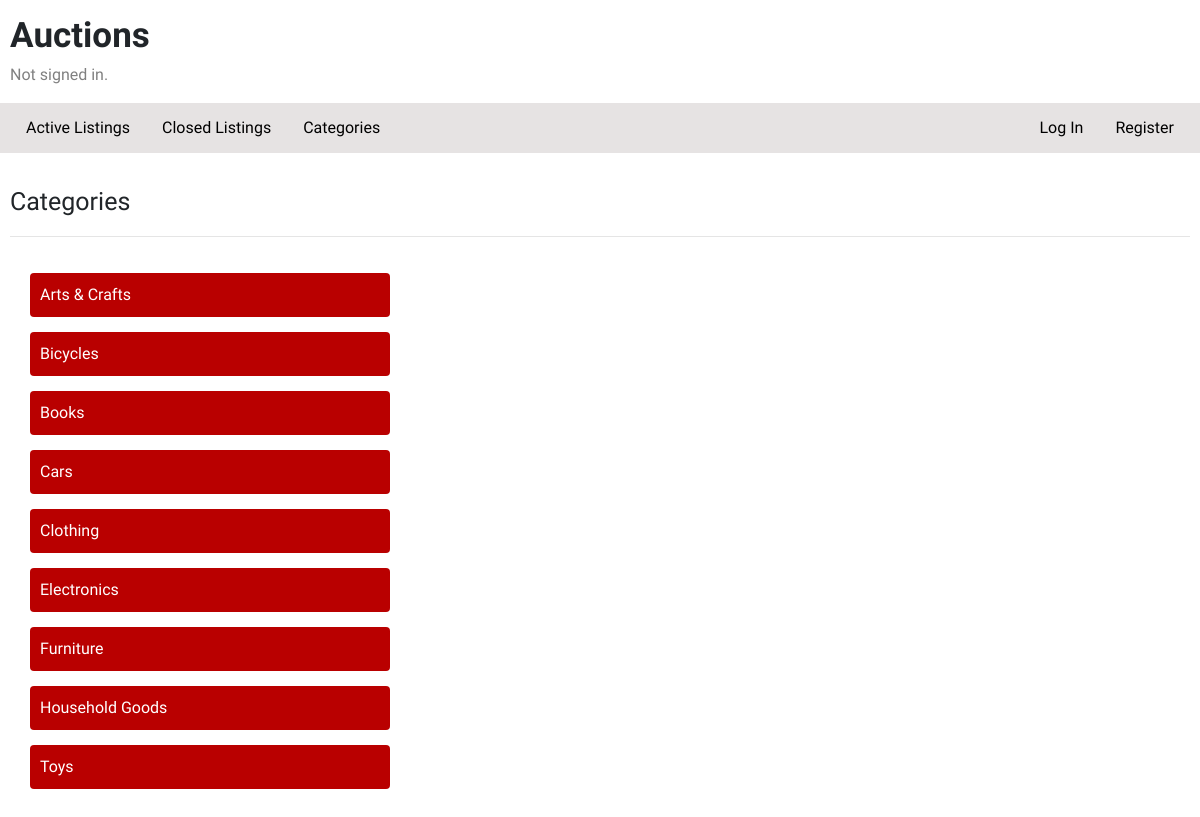
The page /categories on the database its author committed.
### auctions/models.py (models this page shows, shortened)
class Category(models.Model):
    name = models.CharField(max_length=50)
    class Meta:
        ordering = ('name',)
        verbose_name_plural = 'Categories'

### auctions/views.py (the view)
# urls.py: path("categories", views.categories, name="categories"),
def categories(request):
    categories = Category.objects.all()
    return render(request, "auctions/categories.html", {
        "categories": categories
    })

### auctions/templates/auctions/categories.html (shortened to what this page needs)
{% extends "auctions/layout.html" %}
{% block body %}
    <p class="subtitle-ph">Categories</p>
    <hr>
    <div class="categories-container">
        {% for category in categories %}
            <a href="{% url 'listings_by_category' category.id %}">
                <div class="category-div">
                    <p style="margin: 0;">{{ category.name }}</p>
                </div>
            </a>
        {% endfor %}
    </div>
{% endblock %}

### auctions/static/auctions/styles.css (style rules this page uses)
body { padding: 10px; font-family: "Exo", Helvetica, sans-serif; }
.subtitle-ph { font-size: 25px; }
.categories-container { display: flex; flex-direction: column; row-gap: 15px; padding: 20px; width: 400px; }
.category-div { background-color: rgb(185, 0, 0); display: flex; align-items: center; padding: 10px; border-radius: 4px; color: white; font-weight: 500; }

### rows shown on the page
Category: name "Arts & Crafts"
Category: name "Bicycles"
Category: name "Books"
Category: name "Cars"
Category: name "Clothing"
Category: name "Electronics"
Category: name "Furniture"
Category: name "Household Goods"
Category: name "Toys"
